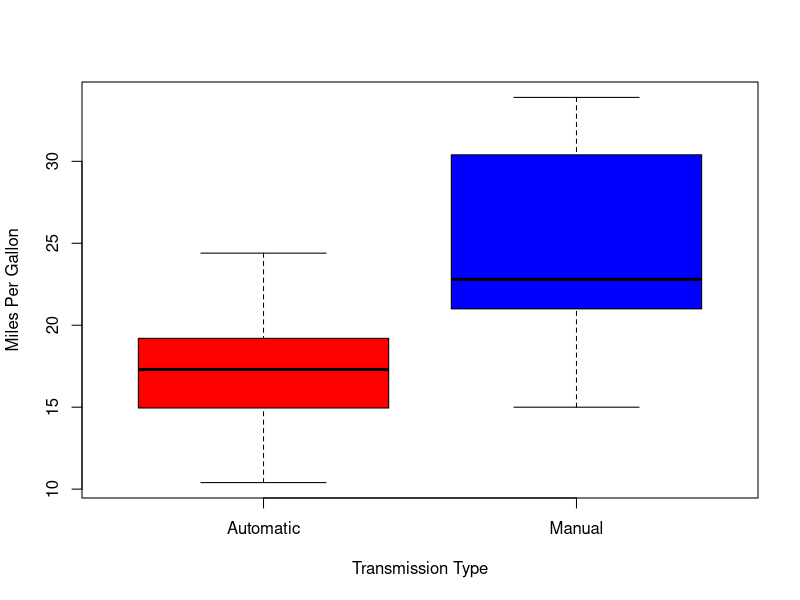
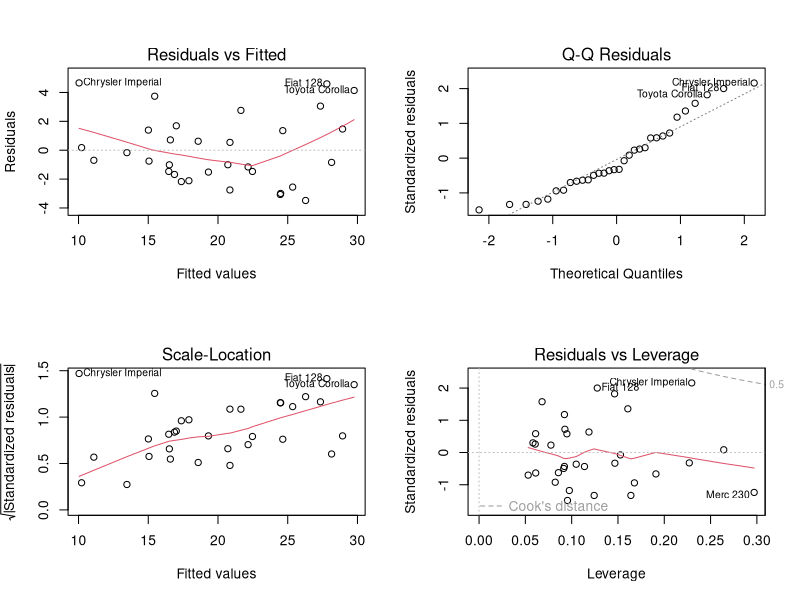
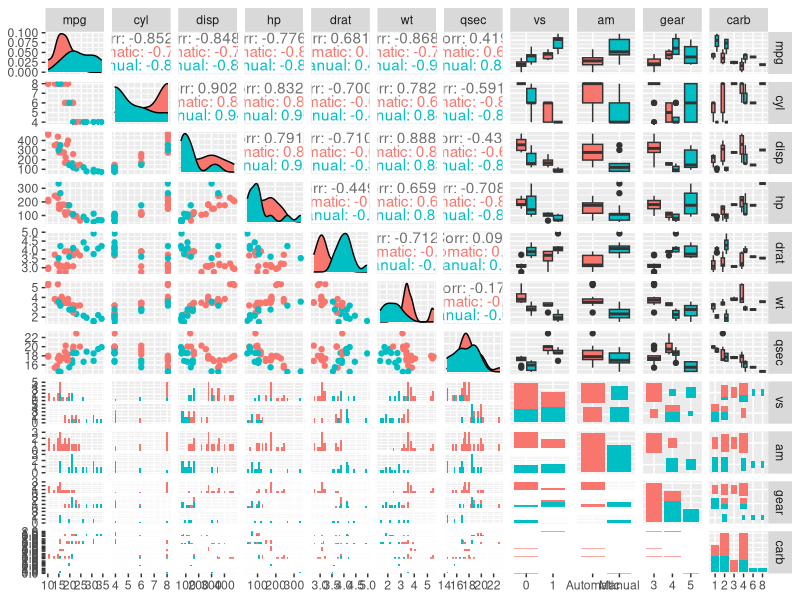

Write R code to recreate these figures, in order.
## ---- chunk 1
library(GGally)
library(ggplot2)
data(mtcars)
## ---- chunk 2
factor_cols <- c("vs", "gear", "carb")
mtcars[factor_cols] <- lapply(mtcars[factor_cols], factor)
mtcars$am <- factor(mtcars$am, labels=c("Automatic","Manual"))

boxplot(mpg ~ am, data = mtcars, col = (c("red","blue")), ylab = "Miles Per Gallon", xlab = "Transmission Type")
## ---- chunk 3
t.test(mpg ~ am, mtcars)$estimate
## ---- chunk 4
fit_am <- lm(mpg ~ factor(am), data=mtcars)
summary(fit_am)
## ---- chunk 5
fit_full <- lm(mpg ~ ., data=mtcars)
summary(fit_full)
## ---- chunk 6
fit_optimal <- step(fit_full, direction = "backward", trace = FALSE)
summary(fit_optimal)
## ---- chunk 7
par(mfrow = c(2,2))
plot(fit_optimal)
## ---- chunk 8
ggpairs(mtcars, mapping = aes(colour = am))
